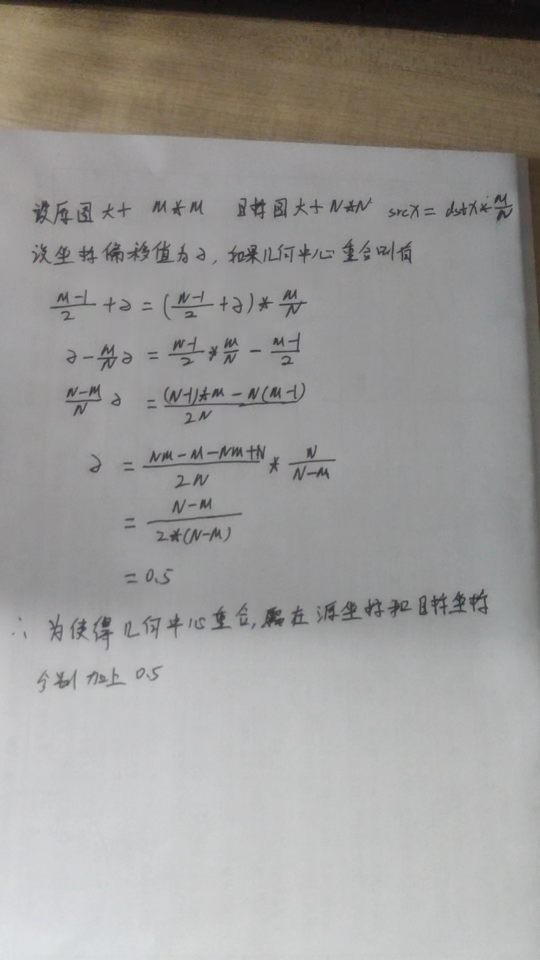
#> input picture 10-韩明秀-北京/week3/几何中心重合证明.jpg, 1080 x 1920 px (shown at 1/2 size)
$ python zuoye3.py '几何中心重合证明.jpg'
#> lines starting #> are read from the running program, lines starting #| are printed output that depends on the picture
#> further down, im is the input picture: shape (1920, 1080, 3); mean B, G, R 151.5, 154, 155.9
import cv2
import os,sys
import numpy as np

def nearest_interpolation(im):
	h,w,_ = im.shape
#> h = 1920; w = 1080
	dest_im = np.zeros((800,800,3),dtype=np.uint8)
	scale_h = h*1.0/800
#> scale_h = 2.4
	scale_w = w*1.0/800
#> scale_w = 1.35
	for i in range(800):
		for j in range(800):
			src_h = int(scale_h * i+0.5)
			src_h = min(src_h,h-1)
			src_w = int(scale_w * j + 0.5)
			src_w = min(src_w,w-1)
			dest_im[i,j] = im[src_h,src_w]
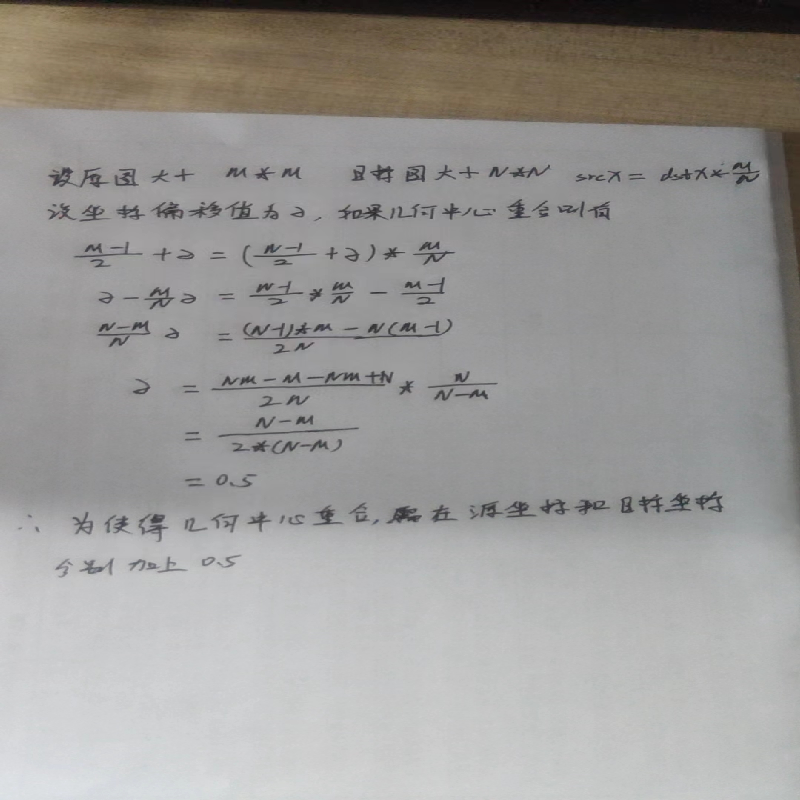
#> dest_im: shape (800, 800, 3); mean B, G, R 151.5, 153.9, 155.8
#> (key Esc is pressed here)
	return dest_im

def bilinear_interpolation(im):
	h,w,_ = im.shape
#> h = 1920; w = 1080
	dest_im = np.zeros((800,800,3),dtype=np.uint8)
	scale_h = h*1.0/800
#> scale_h = 2.4
	scale_w = w*1.0/800
#> scale_w = 1.35
	for i in range(800):
		src_h = (i+0.5)*scale_h-0.5
		src_h_1 = int(src_h)
		src_h_2 = min(src_h_1+1,h-1)
		for j in range(800):
			src_w = (j+0.5)*scale_w-0.5
			src_w_1 = int(src_w)
			src_w_2 = min(src_w_1+1,w-1)
			mid_val_1 = im[src_h_1,src_w_1]*(src_w_2-src_w) + im[src_h_1,src_w_2]*(src_w-src_w_1)
			mid_val_2 = im[src_h_2,src_w_1]*(src_w_2-src_w) + im[src_h_2,src_w_2]*(src_w-src_w_1)
			dest_im[i,j] = mid_val_1 *(src_h_2-src_h) + mid_val_2 *(src_h-src_h_1)
	return dest_im

def histogram_equalization(im):
	gray_im = cv2.cvtColor(im,cv2.COLOR_BGR2GRAY)
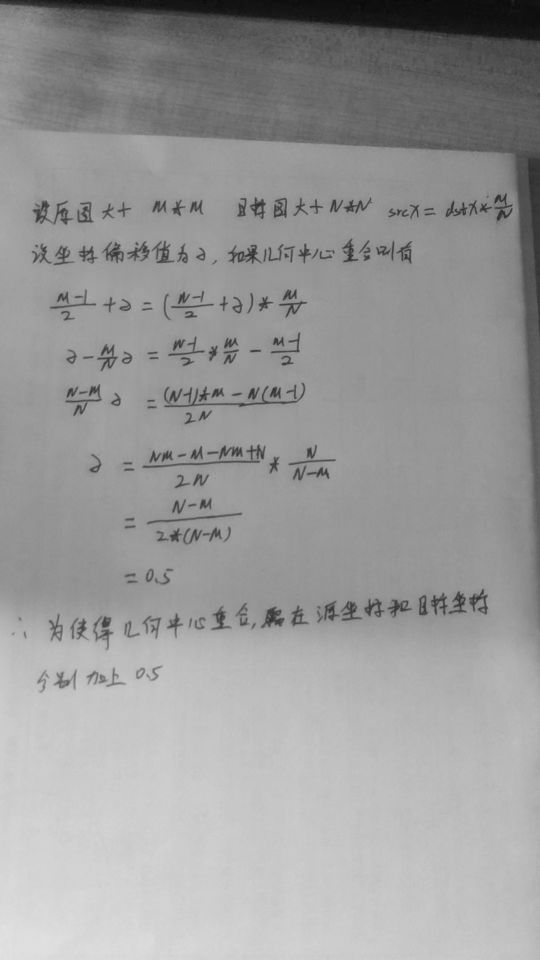
#> gray_im: shape (1920, 1080) (shown at 1/2 size); min 6, max 228, mean 154.2
	histogram = np.zeros((256),dtype=np.int32)
	h,w = gray_im.shape
#> h = 1920; w = 1080
	dest_im = np.zeros_like(gray_im,dtype=np.uint8)
	for i in range(h):
		for j in range(w):
			histogram[gray_im[i,j]] += 1
	exist_gray_val_sets = np.where(histogram>0)
	prev_accu_gray_val = 0
	area = h * w
#> area = 2073600
	for i in exist_gray_val_sets[0]:
		pix_val = i
		prev_accu_gray_val += histogram[pix_val]
		dest_val = int(prev_accu_gray_val*1.0/area * 256-1+0.5)
		dest_val = np.clip(dest_val,0,255)
		pix_val_coordinates = np.where(gray_im == pix_val)
		dest_im[pix_val_coordinates] = dest_val
#> this loop made 222 passes
#> pix_val_coordinates on passes 1 to 3: ([0], [731]), ([0, 0, 0, 1, 1, 1, 2], [730, 732, 790, 730, 731, 999, 999]), 30 positions, rows 0 to 15, columns 723 to 1000
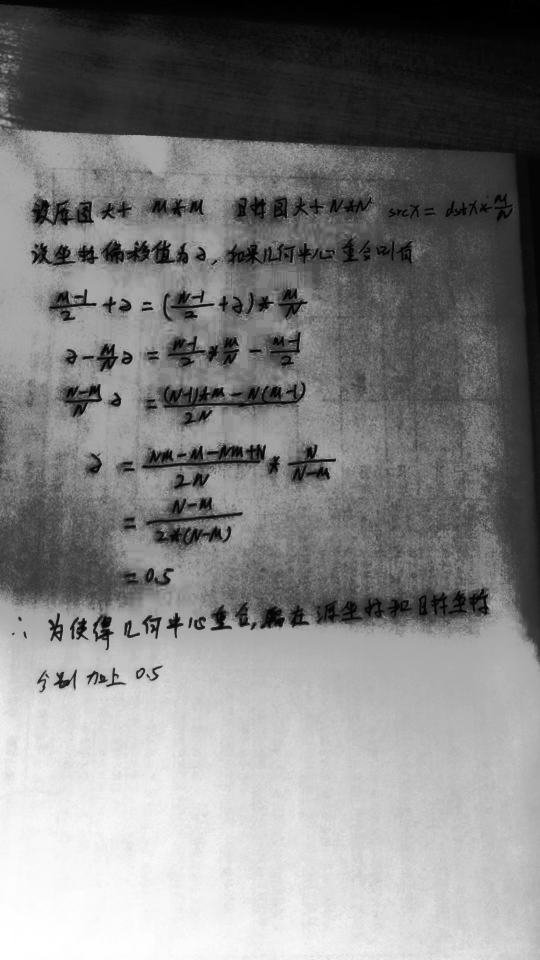
#> dest_im: shape (1920, 1080) (shown at 1/2 size); min 0, max 255, mean 129.1
#> after the loop, prev_accu_gray_val = 2073600
	return dest_im

if __name__ == "__main__":
	if len(sys.argv) != 2:
		print("python zuoye3.py src_img")
	else:
		im = cv2.imread(sys.argv[1])
		dest_src = nearest_interpolation(im)
		cv2.imshow("nearest",dest_src)
		k = cv2.waitKey(0)&0xFF
		dest_src = bilinear_interpolation(im)
		cv2.imshow("bilinear",dest_src)
		cv2.waitKey(0)&0xFF
		dest_src = histogram_equalization(im)
		cv2.imshow("histogram",dest_src)
		cv2.waitKey(0)&0xFF
		cv2.destroyAllWindows()
